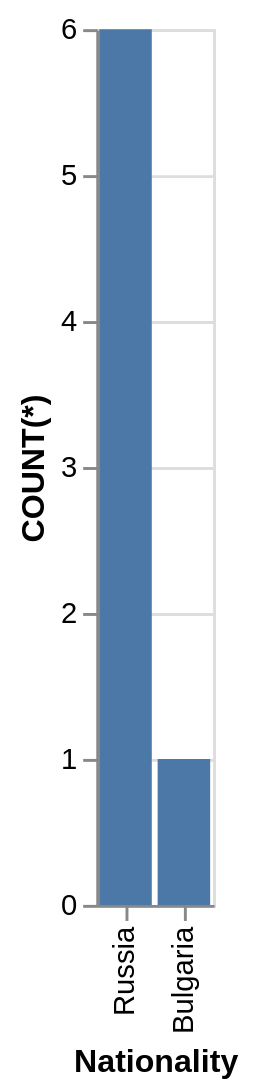

Write a Vega-Lite specification for this figure.
### Vega-Lite specification from a JSON file in a GitHub repository (floating-point values rounded to 4 significant figures)
{"data": {"values": [{"x_data": "Russia", "y_data": 6}, {"x_data": "Bulgaria", "y_data": 1}]}, "mark": "bar", "encoding": {"x": {"field": "x_data", "type": "nominal", "title": "Nationality", "sort": {"op": "sum", "field": "y_data", "order": "descending"}}, "y": {"field": "y_data", "type": "quantitative", "title": "COUNT(*)"}}}
